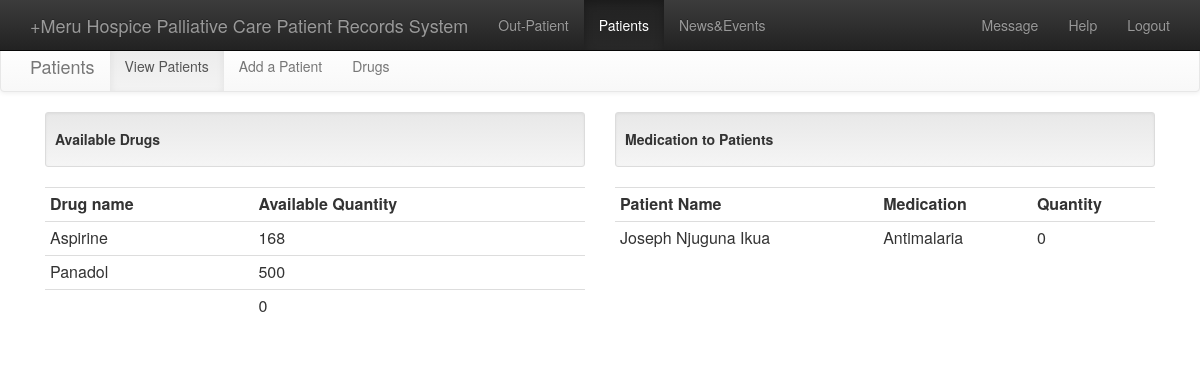
Screenshot of /doctor/patients.php?pat=drug (signed in) with the database file from the repository.
### tables this page shows
CREATE TABLE `hos_drugs` (
  `id` int(10) NOT NULL auto_increment,
  `name` varchar(100) NOT NULL,
  `quantity` int(10) NOT NULL,
  PRIMARY KEY  (`id`),
  UNIQUE KEY `name` (`name`)
);

CREATE TABLE `hos_treatment` (
  `id` int(20) NOT NULL auto_increment,
  `patient_id` int(100) NOT NULL,
  `doctor_id` int(100) NOT NULL,
  `date` varchar(100) NOT NULL,
  `time` varchar(100) NOT NULL,
  `bp` varchar(100) NOT NULL,
  `cr` varchar(100) NOT NULL,
  `rr` varchar(100) NOT NULL,
  `temp` int(100) NOT NULL,
  `weight` int(100) NOT NULL,
  `complaint` varchar(100) NOT NULL,
  `medication` varchar(1000) NOT NULL,
  `quantity` int(10) NOT NULL,
  `remarks` varchar(100) NOT NULL,
  `next_visit` varchar(100) NOT NULL,
  PRIMARY KEY  (`id`)
);

CREATE TABLE `hos_patient` (
  `id` int(20) NOT NULL auto_increment,
  `first_name` text NOT NULL,
  `middle_name` text NOT NULL,
  `last_name` text NOT NULL,
  `gender` text NOT NULL,
  `date_of_birth` varchar(100) NOT NULL,
  `address` varchar(100) NOT NULL,
  `email` varchar(100) NOT NULL,
  `phone` varchar(100) NOT NULL,
  `nationality` text NOT NULL,
  `registration_date` varchar(100) NOT NULL,
  `password` varchar(100) NOT NULL,
  PRIMARY KEY  (`id`)
);

### doctor/drugs.php (the view, shortened to what this page needs)
<?php
$doc = $_SESSION['doctor_id'];
?>
<div class="navbar navbar-default">
    <div class="container">
        <div class="navbar-header">
            <a class="navbar-brand" href="doctors.php">Patients</a>
        </div>
        <div class="navbar-collapse collapse">
            <ul class="nav navbar-nav">
                <li class="active"><a href="patients.php?pat=patients">View Patients</a></li>
                <li><a href="patients.php?pat=add">Add a Patient</a></li>
                <li><a href="patients.php?pat=drug">Drugs</a></li>
            </ul>
        </div>
    </div>
</div>
<div class="container">
    <div class="col-sm-6">
        <div class="well well-sm">
            <h5><strong>Available Drugs</strong></h5>
        </div>
        <table class="table table-condensed">
            <tr>
                <th>Drug name</th><th>Available Quantity</th>
            </tr>
                <?php
                    $sql = mysql_query("SELECT * FROM hos_drugs")or die(mysql_error());
                    while($res = mysql_fetch_array($sql)){
                        echo "<tr><td>$res[name]</td><td>$res[quantity]</td></tr>";
                    }
                ?>
        </table>
    </div>
    <div class="col-sm-6">
        <div class="well well-sm">
            <h5><strong>Medication to Patients</strong></h5>
        </div>
        <table class="table table-condensed">
            <tr>
                <th>Patient Name</th><th>Medication</th><th>Quantity</th>
            </tr>
                <?php
                    $sql2 = mysql_query("SELECT * FROM hos_treatment WHERE doctor_id='$doc'")or die(mysql_error());
                    while($res2 = mysql_fetch_array($sql2)){
                        $nm = mysql_fetch_array(mysql_query("SELECT * FROM hos_patient WHERE id='$res2[patient_id]'")) or die(mysql_error());
                        echo "<tr><td>$nm[first_name] $nm[middle_name] $nm[last_name]</td><td>$res2[medication]</td><td>$res2[quantity]</td></tr>";
                    }
                ?>
        </table>
    </div>
</div>

### rows the page displays
hos_drugs: name "Aspirine", quantity "168"
hos_drugs: name "Panadol", quantity "500"
hos_drugs: quantity "0"
hos_treatment: hos_patient.first_name "Joseph", hos_patient.middle_name "Njuguna", hos_patient.last_name "Ikua", medication "Antimalaria", quantity "0"
